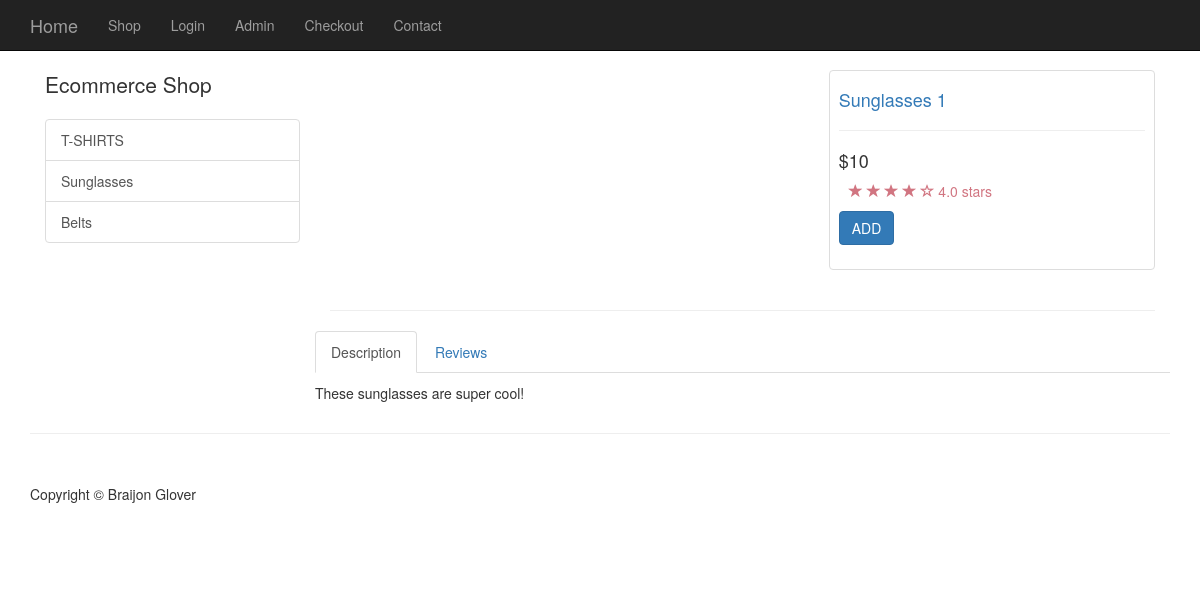
Screenshot of /public/item.php?id=51 with the database file from the repository.
### tables this page shows
CREATE TABLE `categories` (
  `cat_id` int(11) NOT NULL,
  `cat_title` varchar(255) NOT NULL
);

CREATE TABLE `products` (
  `product_id` int(11) NOT NULL,
  `product_title` varchar(255) NOT NULL,
  `product_category_id` int(11) NOT NULL,
  `product_price` float NOT NULL,
  `product_quantity` int(11) NOT NULL,
  `product_description` text NOT NULL,
  `short_desc` text NOT NULL,
  `product_image` varchar(255) NOT NULL
);

### public/item.php (the view, shortened to what this page needs)
<?php
    include(TEMPLATE_FRONT . DS . "header.php");
?>
<div class="container">
    <?php
        include(TEMPLATE_FRONT . DS . "side_nav.php");
        $query = query("SELECT * FROM products WHERE product_id = " . escape_string($_GET['id']) . " ");
        while($row = fetch_array($query)):
    ?>
    <div class="col-md-9">
        <div class="row">
            <div class="col-md-7">
            </div>
            <div class="col-md-5">
                <div class="thumbnail">
                    <div class="caption-full">
                        <h4><a href="#"><?php echo $row['product_title']; ?></a> </h4>
                        <hr>
                        <h4 class=""><?php echo "&#36;" . $row['product_price']; ?></h4>
                        <div class="ratings">
                            <p>
                                <span class="glyphicon glyphicon-star"></span>
                                <span class="glyphicon glyphicon-star"></span>
                                <span class="glyphicon glyphicon-star"></span>
                                <span class="glyphicon glyphicon-star"></span>
                                <span class="glyphicon glyphicon-star-empty"></span>
                                4.0 stars
                            </p>
                        </div>
                        <form action="">
                            <div class="form-group">
                               <a href="../resources/cart.php?add=<?php echo $row['product_id']; ?>" class="btn btn-primary">ADD</a>
                            </div>
                        </form>
                    </div>
                </div>
            </div>
        </div>
        <hr>
        <div class="row">
            <div role="tabpanel">
                <ul class="nav nav-tabs" role="tablist">
                    <li role="presentation" class="active"><a href="#home" aria-controls="home" role="tab" data-toggle="tab">Description</a></li>
                    <li role="presentation"><a href="#profile" aria-controls="profile" role="tab" data-toggle="tab">Reviews</a></li>
                </ul>
                <div class="tab-content">
                    <div role="tabpanel" class="tab-pane active" id="home">
                        <p><?php echo $row['product_description']; ?></p>
                    </div>
                </div>
            </div>
        </div>
    </div>
    <?php endwhile; ?>
</div>
<?php include(TEMPLATE_FRONT . DS . "footer.php"); ?>

### resources/templates/front/header.php (shortened to what this page needs)
<!DOCTYPE html>
<html lang="en">
<head>
    <link href="css/bootstrap.min.css" rel="stylesheet">
    <link href="css/shop-homepage.css" rel="stylesheet">
    <link href="css/styles.css" rel="stylesheet">
</head>
<body>
    <nav class="navbar navbar-inverse navbar-fixed-top" role="navigation">
        <?php include(TEMPLATE_FRONT . DS . "top_nav.php"); ?>
    </nav>

### resources/templates/front/top_nav.php (shortened to what this page needs)
<div class="container">
<div class="navbar-header">
    <a class="navbar-brand" href="index.php">Home</a>
</div>
<div class="collapse navbar-collapse" id="bs-example-navbar-collapse-1">
    <ul class="nav navbar-nav">
        <li>
            <a href="shop.php">Shop</a>
        </li>
        <li>
            <a href="login.php">Login</a>
        </li>
        <li>
            <a href="admin">Admin</a>
        </li>
        <li>
            <a href="checkout.php">Checkout</a>
        </li>
        <li>
            <a href="contact.php">Contact</a>
        </li>
    </ul>
</div>
</div>

### resources/templates/front/side_nav.php
<div class="col-md-3">
    <p class="lead">Ecommerce Shop</p>
    <div class="list-group">
    	<?php
    		get_categories();
    	 ?>
    </div>
</div>

### resources/functions.php (shortened to what this page needs)
<?php
function query($sql)
{
    global $connection;
    return mysqli_query($connection, $sql);
}
function escape_string($string)
{
    global $connection;
    return mysqli_real_escape_string($connection, $string);
}
function fetch_array($result)
{
    return mysqli_fetch_array($result);
}
function get_categories(){
$query = query("SELECT * FROM categories");
while($row = fetch_array($query)) {
$categories_links = <<<DELIMETER
<a href='category.php?id={$row['cat_id']}' class='list-group-item'>{$row['cat_title']}</a>
DELIMETER;
echo $categories_links;
     }
}
?>

### resources/templates/front/footer.php (shortened to what this page needs)
    <div class="container">
        <hr>
        <footer>
            <div class="row">
                <div class="col-lg-12">
                    <p>Copyright &copy; Braijon Glover</p>
                </div>
            </div>
        </footer>
    </div>
</body>
</html>

### public/css/shop-homepage.css (style rules this page uses)
body { padding-top: 70px; }
footer { margin: 50px 0; }
.ratings { padding-right: 10px; padding-left: 10px; color: #d17581; }
.thumbnail { padding: 0; }
.thumbnail .caption-full { padding: 9px; color: #333; }

### rows the page displays
categories: cat_title "T-SHIRTS"
categories: cat_title "Sunglasses"
categories: cat_title "Belts"
products: product_title "Sunglasses 1", product_price "10", product_description "These sunglasses are super cool!"
